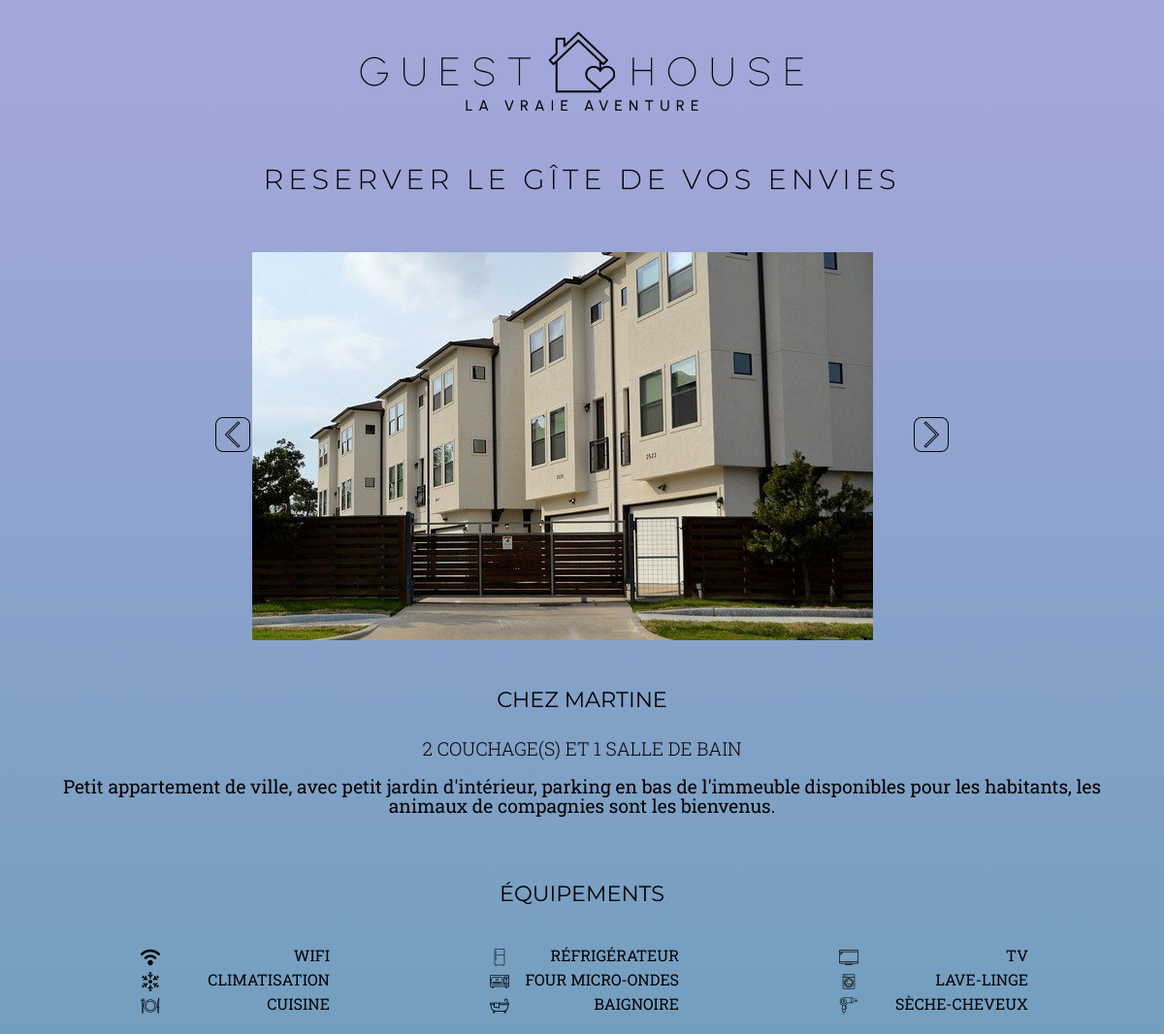
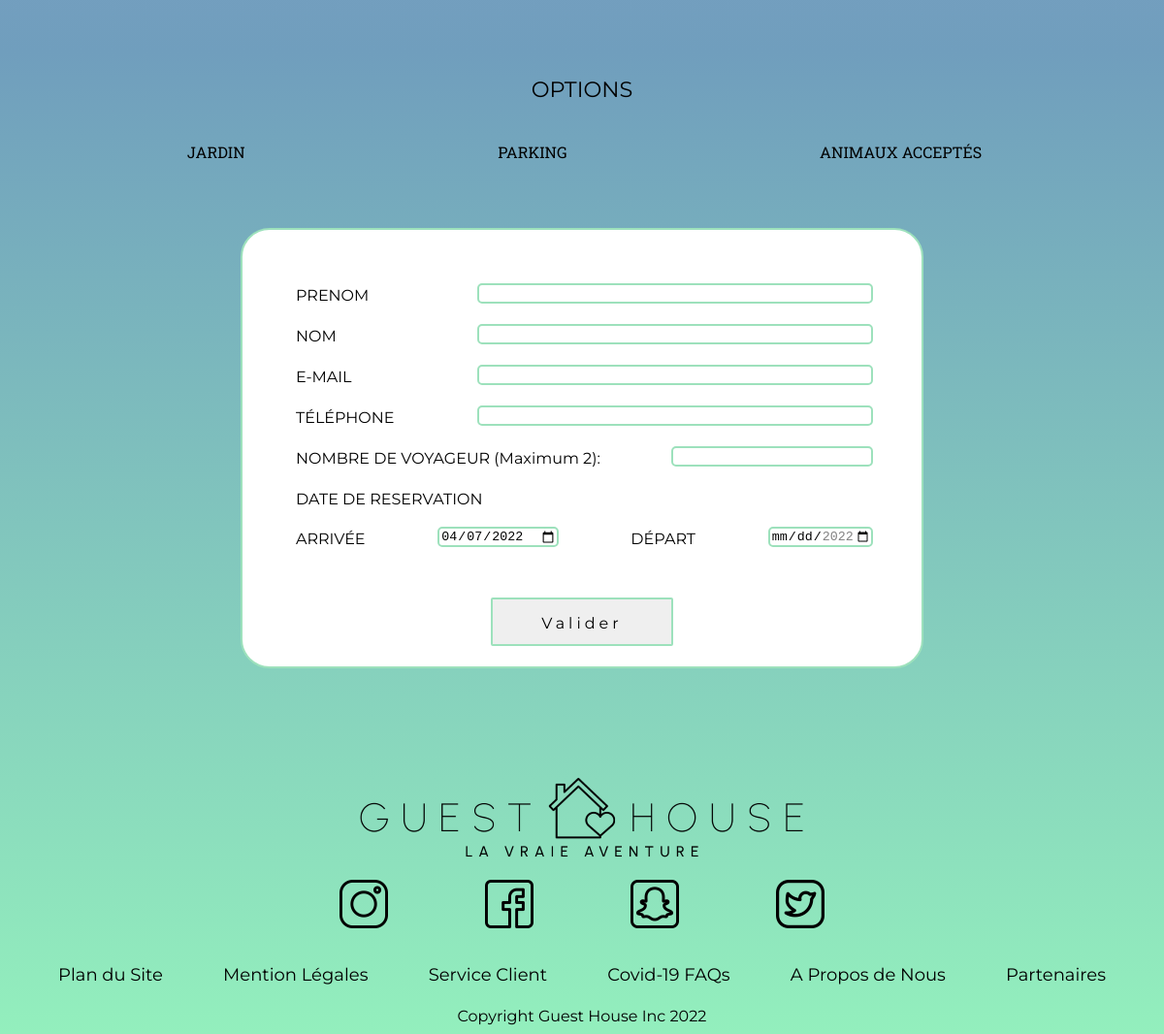
The app's page /resa-user-form.php?id=65 with its own data (2 pictures, top to bottom).
### tables this page shows
CREATE TABLE IF NOT EXISTS `image` (
  `id_image` int(11) NOT NULL AUTO_INCREMENT,
  `id_gite` int(11) NOT NULL,
  `name_image` varchar(255) NOT NULL,
  PRIMARY KEY (`id_image`)
);

CREATE TABLE IF NOT EXISTS `cottages` (
  `id_gite` int(11) NOT NULL AUTO_INCREMENT,
  `id_categ` int(11) NOT NULL,
  `name_gite` varchar(255) NOT NULL,
  `name_simple_gite` varchar(255) NOT NULL,
  `location_gite` varchar(255) NOT NULL,
  `profil_gite` varchar(255) NOT NULL,
  `desc_gite` text NOT NULL,
  `nbr_sleeping` int(11) NOT NULL,
  `nbr_bathroom` int(11) NOT NULL,
  `price_night` int(11) NOT NULL,
  PRIMARY KEY (`id_gite`)
);

CREATE TABLE IF NOT EXISTS `options` (
  `id_suppl` int(11) NOT NULL AUTO_INCREMENT,
  `name_suppl` varchar(25) NOT NULL,
  PRIMARY KEY (`id_suppl`)
);

### resa-user-form.php (the view, shortened to what this page needs)
<?php
require_once 'connect.php';
$idGite = $_GET['id'];
$reqGite = $db->prepare('SELECT `id_categ`, `name_gite`, `name_simple_gite`, `location_gite`, `profil_gite`, `desc_gite`, `nbr_sleeping`, `nbr_bathroom`, `price_night` FROM `cottages` WHERE `id_gite` = :id_gite');
$reqGite->bindParam('id_gite', $idGite, PDO::PARAM_INT);
$reqGite->execute();
$value = $reqGite->fetch(PDO::FETCH_ASSOC);
$redgGiteOpt = $db->prepare('SELECT `id_gite_suppl`, `id_gite`, `id_suppl` FROM `gite_option` WHERE `id_gite` = :id_gite ORDER BY `id_suppl` ASC');
$redgGiteOpt->bindParam('id_gite', $idGite, PDO::PARAM_STR);
$redgGiteOpt->execute();
$valuegGiteOpt = $redgGiteOpt->fetchAll(PDO::FETCH_ASSOC);
$reqImage = $db->prepare('SELECT `name_image` FROM `image` WHERE `id_gite` = :id_gite');
$reqImage->bindParam('id_gite', $idGite, PDO::PARAM_INT);
$reqImage->execute();
$valueImage = $reqImage->fetchAll(PDO::FETCH_ASSOC);
?>
<!DOCTYPE html>
<html lang="en">
<head>
    <link rel="stylesheet" href="./templates/css/style.css">
</head>
<body class="body-resa">
    <header>
        <figure class="justify-header">
            <a href="#"><img src="./templates/img/icon/logo.png" alt="Logo du Site"></a>
        </figure>
    </header>
    <main class="reservation-utilisateur">
        <div class="reservation-user">
            <h1 class="titre-resa-user">RESERVER LE GÎTE DE VOS ENVIES</h1>
        </div>
        <div id="slider">
            <div id="slider-container"><img src="./img/gite/<?= $valueImage[0]['name_image'] ?>" alt="image du slider" id="slide"></div>
            <div id="left"><img src="./templates/img/icon/left.png" alt="Bouton fleche gauche"></div>
            <div id="right"><img src="./templates/img/icon/right.png" alt="Bouton fleche droite"></div>
        </div>
        <h2 class="titre-logement"><?= $value['name_gite'] ?></h2>
        <p class="description-resa-user"><?= $value['nbr_sleeping'] ?> couchage(s) et <?= $value['nbr_bathroom'] ?> salle de bain</p>
        <p class="row-limit-size description-gite"><?= $value['desc_gite'] ?></p>
        <h2 class="titre-logement">ÉQUIPEMENTS</h2>
        <div class="row-limit-size equipements">
            <div class="equip-flex">
                <figcaption class="flex-btw">
                    <img src="./templates/img/icon/wifi.png" alt="wifi logo">
                    <p class="equip-figcap">WIFI</p>
                </figcaption>
                <figcaption class="flex-btw">
                    <img src="./templates/img/icon/clima.png" alt="clima logo">
                    <p class="equip-figcap">CLIMATISATION</p>
                </figcaption>
                <figcaption class="flex-btw">
                    <img src="./templates/img/icon/cuisine.png" alt="assiette logo">
                    <p class="equip-figcap">CUISINE</p>
                </figcaption>
            </div>
            <div class="equip-flex">
                <figcaption class="flex-btw">
                    <img src="./templates/img/icon/frigo.png" alt="refrigerateur logo">
                    <p class="equip-figcap">RÉFRIGÉRATEUR</p>
                </figcaption>
                <figcaption class="flex-btw">
                    <img src="./templates/img/icon/four.png" alt="micro-ondes logo">
                    <p class="equip-figcap">FOUR MICRO-ONDES</p>
                </figcaption>
                <figcaption class="flex-btw">
                    <img src="./templates/img/icon/baignoire.png" alt="abaignoire logo">
                    <p class="equip-figcap">BAIGNOIRE</p>
                </figcaption>
            </div>
            <div class="equip-flex">
                <figcaption class="flex-btw">
                    <img src="./templates/img/icon/tv.png" alt="tv logo">
                    <p class="equip-figcap">TV</p>
                </figcaption>
                <figcaption class="flex-btw">
                    <img src="./templates/img/icon/lave-linge.png" alt="lave-linge logo">
                    <p class="equip-figcap">LAVE-LINGE</p>
                </figcaption>
                <figcaption class="flex-btw">
                    <img src="./templates/img/icon/seche.png" alt="seche-cheveux logo">
                    <p class="equip-figcap">SÈCHE-CHEVEUX</p>
                </figcaption>
            </div>
        </div>
        <h2 class="titre-logement">OPTIONS</h2>
        <div class="row-limit-size equipements">
            <?php
            if (!empty($valuegGiteOpt[0]['id_suppl'])) {
                $reqOpt = $db->prepare('SELECT `id_suppl`, `name_suppl` FROM `options` WHERE `id_suppl` = :opt');
                $reqOpt->bindParam('opt', $valuegGiteOpt[0]['id_suppl'], PDO::PARAM_INT);
                $reqOpt->execute();
                $valueOpt = $reqOpt->fetch(PDO::FETCH_ASSOC);
            ?>
                <figcaption class="flex-btw padd-option">
                    <p class="equip-figcap"><?= $valueOpt['name_suppl'] ?></p>
                </figcaption>
            <?php
            }
            ?>
            <?php
            if (!empty($valuegGiteOpt[1]['id_suppl'])) {
                $reqOpt = $db->prepare('SELECT `id_suppl`, `name_suppl` FROM `options` WHERE `id_suppl` = :opt');
                $reqOpt->bindParam('opt', $valuegGiteOpt[1]['id_suppl'], PDO::PARAM_INT);
                $reqOpt->execute();
                $valueOpt = $reqOpt->fetch(PDO::FETCH_ASSOC);
            ?>
                <figcaption class="flex-btw padd-option">
                    <p class="equip-figcap"><?= $valueOpt['name_suppl'] ?></p>
                </figcaption>
            <?php
            }
            ?>
            <?php
            if (!empty($valuegGiteOpt[2]['id_suppl'])) {
                $reqOpt = $db->prepare('SELECT `id_suppl`, `name_suppl` FROM `options` WHERE `id_suppl` = :opt');
                $reqOpt->bindParam('opt', $valuegGiteOpt[2]['id_suppl'], PDO::PARAM_INT);
                $reqOpt->execute();
                $valueOpt = $reqOpt->fetch(PDO::FETCH_ASSOC);
            ?>
                <figcaption class="flex-btw padd-option">
                    <p class="equip-figcap"><?= $valueOpt['name_suppl'] ?></p>
                </figcaption>
            <?php
            }
            ?>
        </div>
        <section class="row-limit-size section-padding">
            <form action="#form-resa-user" method="POST" class="form-envoie-resa" id="form-resa-user">
                <div class="flex-btw">
                    <label for="firstname_client" class="label-form-filter">PRENOM</label>
                    <input type="text" class="input-resa" name="firstname_client" id="firstname_client" required>
                </div>
                <br>
                <div class="flex-btw">
                    <label for="lastname_client" class="label-form-filter">NOM</label>
                    <input type="text" name="lastname_client" id="lastname_client" class="input-resa" required>
                </div>
                <br>
                <div class="flex-btw">
                    <label for="mail_client" class="label-form-filter">E-MAIL</label>
                    <input type="email" size="30" name="mail_client" id="mail_client" class="input-resa" required>
                </div>
                <br>
                <div class="flex-btw">
                    <label for="phone_client" class="label-form-filter">TÉLÉPHONE</label>
                    <input type="tel" name="phone_client" id="phone_client" class="input-resa" required>
                </div>
                <br>
                <div class="flex-btw">
                    <label for="nbr_traveller" class="label-form-filter">NOMBRE DE VOYAGEUR (Maximum <?= $value['nbr_sleeping'] ?>): </label>
                    <input type="number" min="1" name="nbr_traveller" id="nbr_traveller" class="input-resa nb-resa" max="<?= $value['nbr_sleeping'] ?>" required>
                </div>
                <br>
                <div class="flex-btw">
                    <label for="" class="label-form-filter">DATE DE RESERVATION</label> <br>
                </div>
                <div class="flex-btw around">
                    <label for="start_date_reserv" class=" label-form-filter">ARRIVÉE</label>
                    <input type="date" min="<?= date('Y-m-d') ?>" value="<?= date('Y-m-d') ?>" class="date-input-resa" name="start_date_reserv" id="start_date_reserv" required>
                    <label for="end_date_reserv" class="label-form-filter">DÉPART</label>
                    <input type="date" min="<?= date('Y-m-d', strtotime('+1 day')) ?>" max="<?= date('Y-m-d', strtotime('+3 months')) ?>" class="date-input-resa" name="end_date_reserv" id="end_date_reserv" required>
                </div>
                <br><br>
                <button class="btn-util btn-filtrer" type="submit" name="submit">Valider</button>
            </form>
        </section>
        <footer>
            <figure class="row-limit-size"><a href="#"><img class="footer-logo" src="./templates/img/icon/logo.png" alt="Logo du site"></a></figure>
            <div class="row-limit-size justify-footer absolut">
                <figure class="reseaux-s"><a href="#"><img class="reseaux-sociaux" src="./templates/img/icon/instagram1.png" alt="Logo d'instagram"></a></figure>
                <figure class="reseaux-s"><a href="#"><img class="reseaux-sociaux" src="./templates/img/icon/facebook1.png" alt="Logo du facebook"></a></figure>
                <figure class="reseaux-s"><a href="#"><img class="reseaux-sociaux" src="./templates/img/icon/snap1.png" alt="Logo du snapchat"></a></figure>
                <figure class="reseaux-s"><a href="#"><img class="reseaux-sociaux" src="./templates/img/icon/twitter.png" alt="Logo du twitter"></a></figure>
            </div>
            <div class="row-limit-size">
                <nav class="menu-footer justify-footer block">
                    <ul>
                        <li><a href="#">Plan du Site</a></li>
                        <li><a href="#">Mention Légales</a></li>
                        <li><a href="#">Service Client</a></li>
                        <li><a href="#">Covid-19 FAQs</a></li>
                        <li><a href="#">A Propos de Nous</a></li>
                        <li><a href="#">Partenaires</a></li>
                    </ul>
                </nav>
                <p class="copyright">Copyright Guest House Inc 2022</p>
            </div>
        </footer>
</body>
</html>

### records on screen
image: name_image (picture)
cottages: name_gite "CHEZ MARTINE", nbr_sleeping "2", nbr_bathroom "1", desc_gite "Petit appartement de ville, avec petit jardin d'intérieur, parking en bas de l'immeuble disponibles pour les habitants, les animaux de compagnies sont les bienvenus."
options: name_suppl "JARDIN"
options: name_suppl "PARKING"
options: name_suppl "ANIMAUX ACCEPTÉS"
